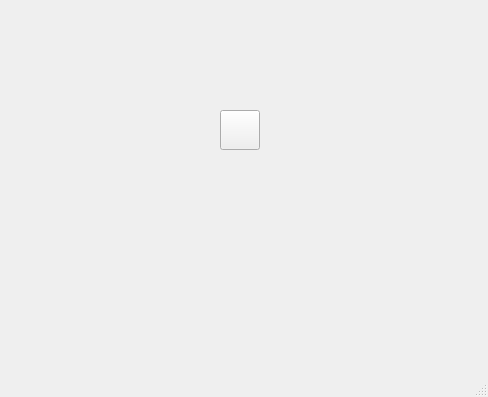
<?xml version="1.0" encoding="UTF-8"?>
<ui version="4.0">
 <class>MainWindow</class>
 <widget class="QMainWindow" name="MainWindow">
  <property name="geometry">
   <rect>
    <x>0</x>
    <y>0</y>
    <width>488</width>
    <height>397</height>
   </rect>
  </property>
  <property name="windowTitle">
   <string>MainWindow</string>
  </property>
  <widget class="QWidget" name="centralwidget">
   <widget class="QLabel" name="lbl">
    <property name="geometry">
     <rect>
      <x>130</x>
      <y>110</y>
      <width>40</width>
      <height>40</height>
     </rect>
    </property>
    <property name="text">
     <string/>
    </property>
    <property name="pixmap">
     <pixmap>0.png</pixmap>
    </property>
   </widget>
   <widget class="QPushButton" name="pb">
    <property name="geometry">
     <rect>
      <x>220</x>
      <y>110</y>
      <width>40</width>
      <height>40</height>
     </rect>
    </property>
    <property name="text">
     <string/>
    </property>
    <property name="icon">
     <iconset>
      <normaloff>0.png</normaloff>0.png</iconset>
    </property>
    <property name="iconSize">
     <size>
      <width>40</width>
      <height>40</height>
     </size>
    </property>
   </widget>
  </widget>
  <widget class="QMenuBar" name="menubar">
   <property name="geometry">
    <rect>
     <x>0</x>
     <y>0</y>
     <width>488</width>
     <height>21</height>
    </rect>
   </property>
  </widget>
  <widget class="QStatusBar" name="statusbar"/>
 </widget>
 <resources/>
 <connections/>
</ui>
